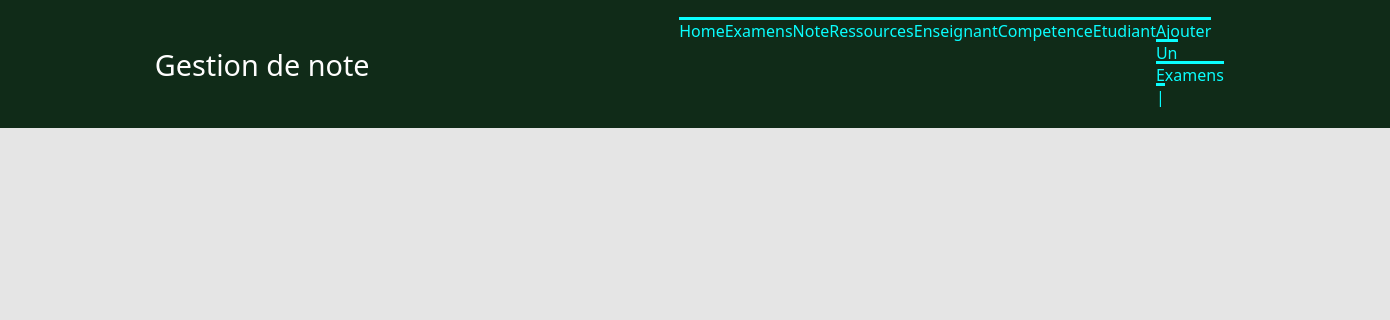
/gestion/affiche_res/1/, run on an earlier commit of the app's database.
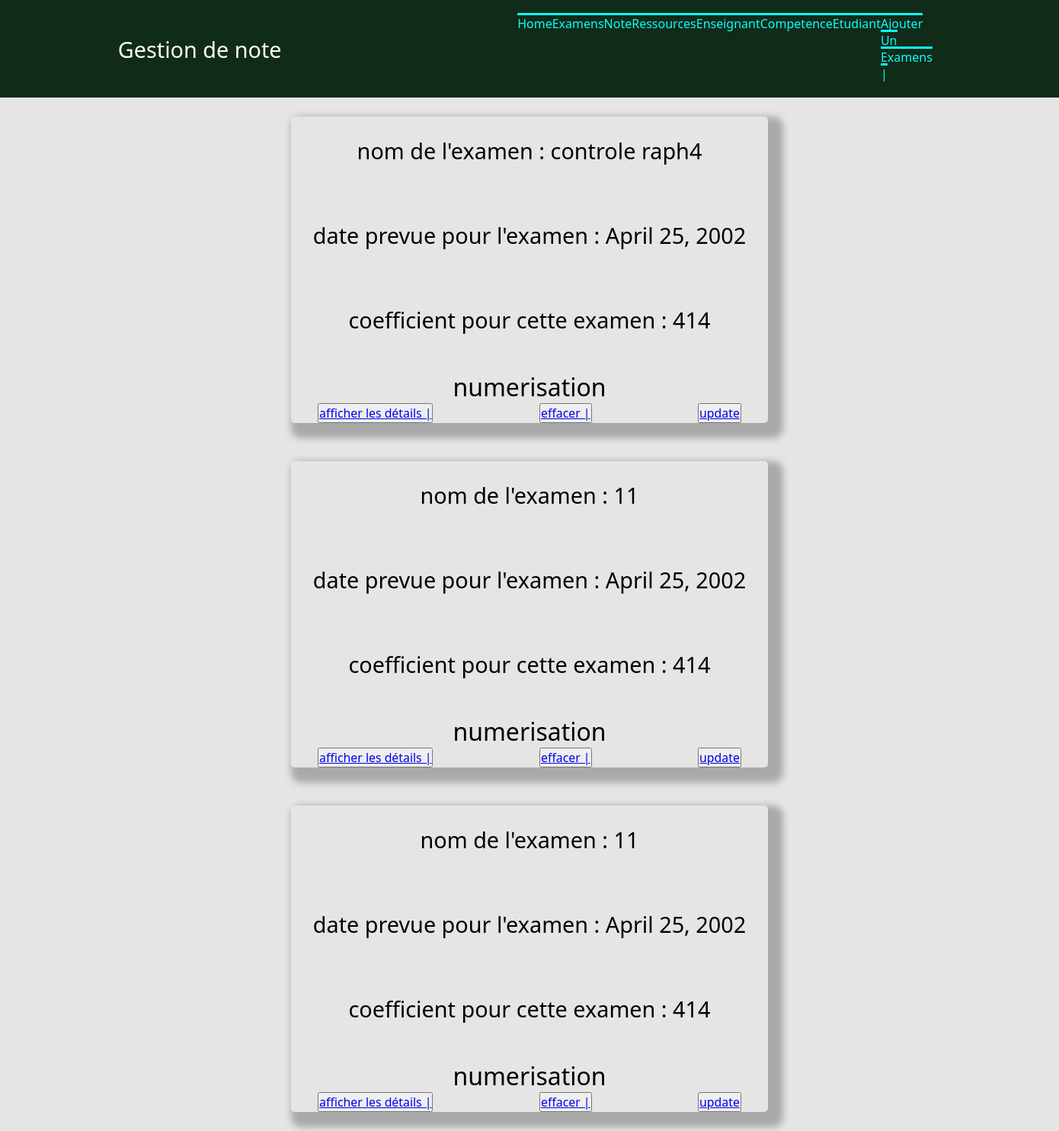
And on a later commit of the database.
### gestion/models.py (models this page shows, shortened)
class Examens(models.Model):
    titre = models.CharField(max_length=100)
    date = models.DateField(blank=True, null = True)
    coefficient = models.CharField(max_length=100)
    ressources = models.ForeignKey('Ressources', on_delete=models.CASCADE,null = True,)

class Ressources(models.Model):
    code_ressource = models.CharField(max_length=100)
    nom = models.CharField(max_length=100)
    descriptif = models.CharField(max_length=100)
    coefficient = models.CharField(max_length=100)
    competence = models.ManyToManyField("UE",null=True, blank=True)
    def __str__(self):
        return  self.nom

### gestion/views.py (the view)
# urls.py: path('affiche_res/<int:id>/', views.affiche_res),
def affiche_res(request, id):
    ressources = models.Ressources.objects.get(pk=id)
    liste7 = list(models.Examens.objects.filter(ressources=ressources))
    return render(request,"gestion/affiche_res.html",{"ressources": ressources,"liste7": liste7})

### gestion/templates/gestion/affiche_res.html (shortened to what this page needs)
     {% extends "gestion/main.html" %}
{% block content %}
 {% for l in liste7 %}
<ul class="ul1">
<h2>   nom de l'examen : {{l.titre}}</h2>
    <br>
<h2>   date prevue pour l'examen : {{l.date}}</h2>
 <br>
<h2> coefficient pour cette examen : {{l.coefficient}}</h2>
     <br>
<h1>   {{l.ressources}}</h1>
    <li class="li1">
        <button name="button"><a href="/gestion/affiche_exa/{{l.id}}"> afficher les détails | </a></button> <br>
        <button name="button"><a href="/gestion/delete_exa/{{l.id}}"> effacer | </a></button> <br>
<button name="button"><a href="/gestion/update_exa/{{l.id}}"> update </a></button>   </li>
</ul>
  {%endfor%}
{% endblock %}
{% block navi %}
 <li> <a href="/gestion/ajout_exa/"> ajouter un examens | </a></li>
{% endblock %}

### gestion/templates/gestion/main.html (shortened to what this page needs)
<!DOCTYPE html>
<html lang="en">
  <head>
{% load static %}
<link rel="stylesheet" href="{% static 'gestion/style.css' %}">
  </head>
  <body>
    <nav>
      <div class="logo">
      <h2>Gestion de note</h2>
    </div>
<ul>
<li><a href="/gestion/home">Home <a> </li>
<li><a href="/gestion/examens">examens  </a></li>
<li><a href="/gestion/note">note  </a></li>
<li><a href="/gestion/ajoutressources">Ressources  </a></li>
<li><a href="/gestion/ajoutenseignant">Enseignant  </a></li>
<li><a href="/gestion/aUnite">Competence  </a></li>
<li><a href="/gestion/etudiant/">Etudiant  </a></li>
{% block navi %}
{% endblock %}
</ul>
</nav>
  <div class="main">
    {% block content %}
    {% endblock%}
  </div>
  </body>
</html>

### gestion/static/gestion/style.css (style rules this page uses)
* { font-weight:1; font-family:system-ui,arial; }
html, body { margin : 0px; padding : 0px; background-color: #E5E5E5; }
h1 { text-align : center; }
input[type=submit],button { #background:#404040; font-family:system-ui,arial; font-size:130%; }
.ul1 { flex-direction:column; align-items:center; margin-top:25px; width:45%; height: auto; border-radius:5px; box-shadow:10px 10px 10px 10px #A9A9A9; margin:25px; }
.ul1 h2 { margin:25px; text-align:center; }
.ul1 > .li1 { list-style-type:none; display:flex; justify-content: space-around; align-items:center; }
.main { display:flex; justify-content:center; flex-direction:column; align-items:center; }
* { margin: 0; padding: 0; }
body { font-family: Rubik; overflow-x: hidden; }
nav { display:flex; background-color: rgb(16, 43, 24); justify-content: space-around; padding:20px 0; color:rgb(255, 254, 254); align-items: center; }
nav ul { display:flex; list-style: none; width:40%; justify-content: space-between; }
nav ul li a { color:rgb(10, 254, 254); text-decoration: none; font-size: 1em; border-top-style: solid; text-transform: capitalize; }
h2 { font-size:1.8em; }
.ul3 input[type=submit],button { font-size: 90%; liste:none; }
.li1 { font-size: 110%; list-style-type:none; }

What changed in the data, as far as the page shows it:
added Examens: titre "controle raph4", date "April 25, 2002", coefficient "414", ressources "numerisation"
added Examens: titre "11", date "April 25, 2002", coefficient "414", ressources "numerisation"
added Examens: titre "11", date "April 25, 2002", coefficient "414", ressources "numerisation"
